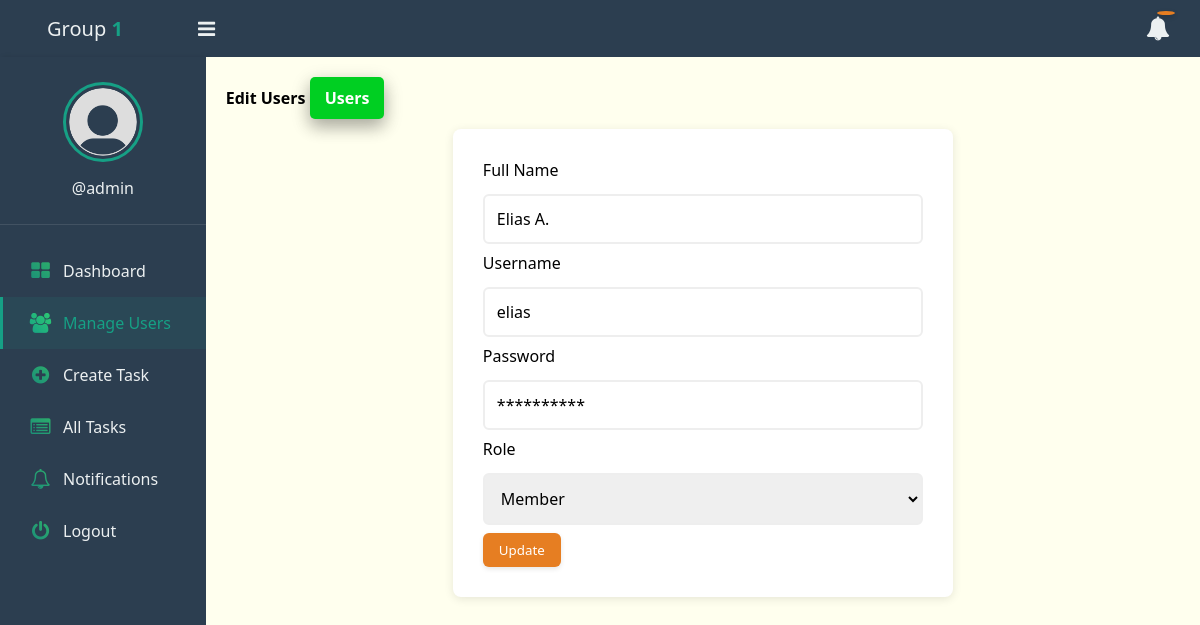
The app's page /edit-user.php?id=2 (signed in) with its own data.
### tables this page shows
CREATE TABLE `users` (
  `id` int(11) NOT NULL,
  `full_name` varchar(50) NOT NULL,
  `username` varchar(50) NOT NULL,
  `password` varchar(255) NOT NULL,
  `role` enum('admin', 'member', 'teamleader') NOT NULL,
  `created_at` timestamp NOT NULL DEFAULT current_timestamp()
);

### app/Model/User.php (called while the page is built, shortened)
<?php
function get_user_by_id($conn, $id)
{
    $sql = "SELECT * FROM users WHERE id =? ";
    $stmt = $conn->prepare($sql);
    $stmt->execute([$id]);
    if ($stmt->rowCount() > 0) {
        $user = $stmt->fetch();
    } else $user = 0;
    return $user;
}

### edit-user.php (the view, shortened to what this page needs)
<?php
if (isset($_SESSION['role']) && isset($_SESSION['id']) && $_SESSION['role'] == "admin") {
	include "DB_connection.php";
	include "app/Model/User.php";
	$id = $_GET['id'];
	$user = get_user_by_id($conn, $id);
?>
	<!DOCTYPE html>
	<html>
	<head>
		<link rel="stylesheet" href="https://stackpath.bootstrapcdn.com/font-awesome/4.7.0/css/font-awesome.min.css">
		<link rel="stylesheet" href="css/style.css">
	</head>
	<body>
		<?php include "inc/header.php" ?>
		<div class="body">
			<?php include "inc/nav.php" ?>
			<section class="section-1">
				<h4 class="title">Edit Users <a href="user.php">Users</a></h4>
				<form class="form-1"
					method="POST"
					action="app/update-user.php">
					<div class="input-holder">
						<lable>Full Name</lable>
						<input type="text" name="full_name" class="input-1" placeholder="Full Name" value="<?= $user['full_name'] ?>"><br>
					</div>
					<div class="input-holder">
						<lable>Username</lable>
						<input type="text" name="user_name" value="<?= $user['username'] ?>" class="input-1" placeholder="Username"><br>
					</div>
					<div class="input-holder">
						<lable>Password</lable>
						<input type="text" value="**********" name="password" class="input-1" placeholder="Password"><br>
					</div>
					<div class="input-holder">
						<lable>Role</lable>
						<select name="role" class="input-1">
							<option value="member" <?php echo ($user['role'] == 'member') ? 'selected' : ''; ?>>Member</option>
						</select><br>
					</div>
					<button class="edit-btn">Update</button>
				</form>
			</section>
		</div>
	</body>
	</html>
<?php } else {
	$em = "First login";
	header("Location: login.php?error=$em");
	exit();
}
?>

### css/style.css (style rules this page uses)
* { padding: 0; margin: 0; box-sizing: border-box; font-family: 'Segoe UI', Arial, sans-serif; transition: all 0.3s ease; }
:root { --primary: #2C3E50; --secondary: #16A085; --accent: #E67E22; --light: #ECF0F1; --danger: #E74C3C; --success: #27AE60; --text-dark: #2C3E50; --text-light: #ECF0F1; }
.body { display: flex; }
.section-1 { padding: 20px; background: #f8f9fa; min-height: 100vh; }
.section-1 .title { margin-bottom: 10px; }
.section-1 .title a { text-decoration: none; display: inline-block; padding-left: 10px; border: none; background: #00CF22; padding: 10px 15px; color: #fff; font-size: 16px; border-radius: 5px; cursor: pointer; outline: none; transition: background 1s; box-shadow: 0 8px 16px 0 rgba(0,0,0,0.2), 0 6px 20px 0 rgba(0,0,0,0.19); }
.section-1 { width: 100%; background: #ffe; }
.btn, .delete-btn, .edit-btn { padding: 8px 16px; border-radius: 6px; border: none; cursor: pointer; font-weight: 500; transition: all 0.3s ease; box-shadow: 0 2px 5px rgba(0,0,0,0.1); }
.edit-btn { background: var(--accent); color: white; }
.form-1 { max-width: 500px; margin: 0 auto; padding: 30px; background: white; border-radius: 8px; box-shadow: 0 2px 10px rgba(0,0,0,0.1); animation: fadeIn 0.5s ease; }
.input-holder lable { display: block; margin-bottom: 5px; }
.input-1 { width: 100%; padding: 12px; margin: 8px 0; border: 2px solid #eee; border-radius: 6px; font-size: 16px; transition: all 0.3s ease; }

### records on screen
users: full_name "Elias A.", user_name "elias", role "Member"

### other values on screen
$_SESSION['username'] "admin"
